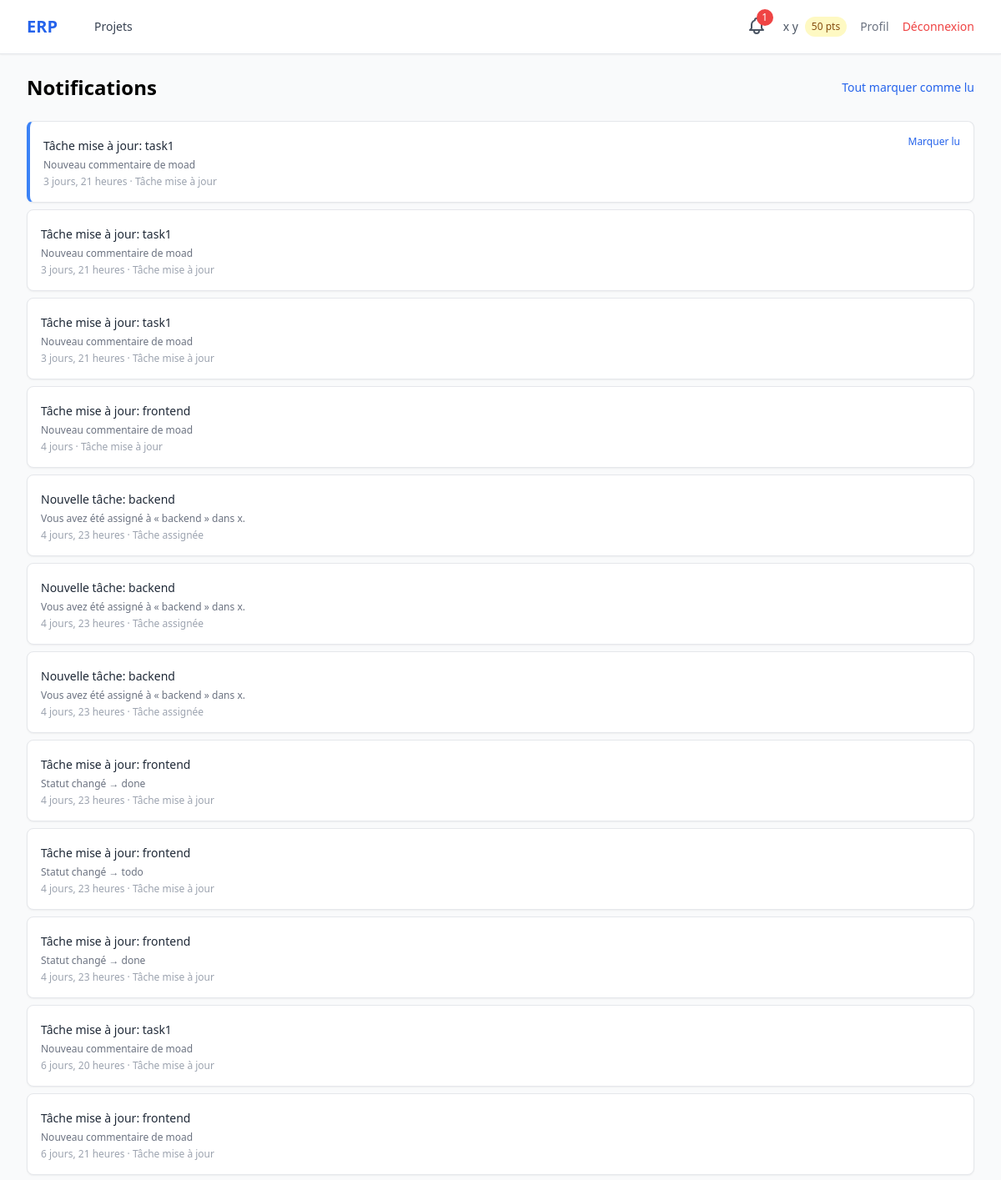
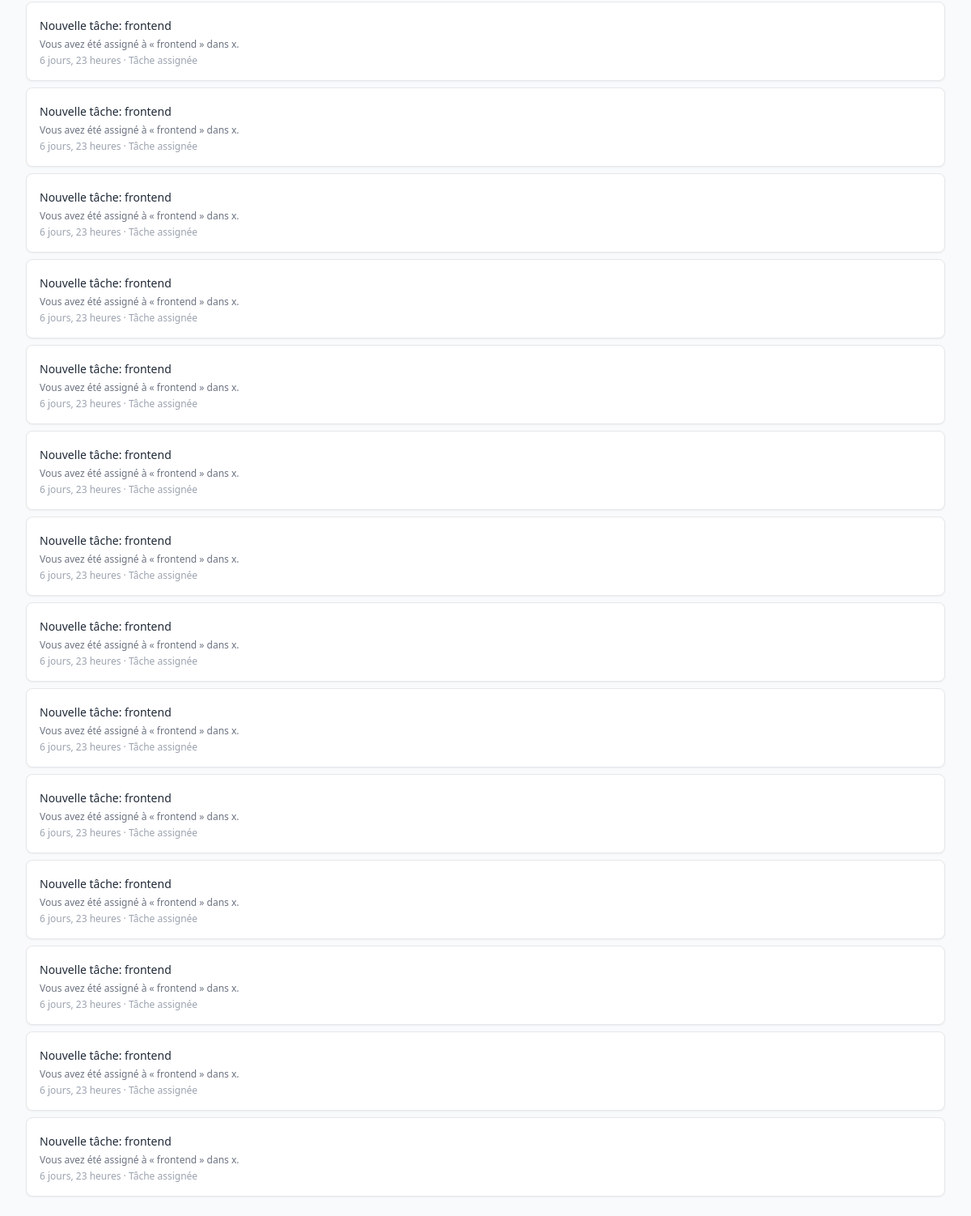
Screenshot of /notifications/ (signed in) with the database file from the repository (2 pictures, top to bottom).
### accounts/models.py (models this page shows, shortened)
class User(AbstractUser):
    class Role(models.TextChoices):
        ADMIN = 'admin', 'Administrateur'
        HR_MANAGER = 'hr_manager', 'Responsable RH'
        PROJECT_MANAGER = 'project_manager', 'Chef de Projet'
        TEAM_MEMBER = 'team_member', "Membre d'Équipe"
    role = models.CharField(max_length=20, choices=Role.choices, default=Role.TEAM_MEMBER)
    skills = models.TextField(blank=True, help_text="Compétences séparées par des virgules")
    avatar = models.ImageField(upload_to='avatars/', blank=True, null=True)
    reward_points = models.IntegerField(default=0)
    department = models.ForeignKey(
        Department, on_delete=models.SET_NULL, null=True, blank=True,
        related_name='members', verbose_name="Département"
    )
    @property
    def is_hr(self):
        return self.role == self.Role.HR_MANAGER

### notifications/models.py (models this page shows, shortened)
class Notification(models.Model):
    class Type(models.TextChoices):
        TASK_ASSIGNED = 'task_assigned', 'Tâche assignée'
        TASK_UPDATED = 'task_updated', 'Tâche mise à jour'
        DEADLINE = 'deadline', 'Échéance proche'
        APPLICATION = 'application', 'Nouvelle candidature'
        INTERVIEW = 'interview', 'Entretien planifié'
        REWARD = 'reward', 'Récompense'
    recipient = models.ForeignKey(settings.AUTH_USER_MODEL, on_delete=models.CASCADE,
                                   related_name='notifications')
    type = models.CharField(max_length=20, choices=Type.choices)
    title = models.CharField(max_length=200)
    message = models.TextField(blank=True)
    link = models.CharField(max_length=300, blank=True,
                             help_text="URL vers l'objet concerné")
    is_read = models.BooleanField(default=False)
    created_at = models.DateTimeField(auto_now_add=True)
    class Meta:
        ordering = ['-created_at']

### notifications/views.py (the view)
# urls.py: path('', views.notification_list, name='list'),
@login_required
def notification_list(request):
    notifications = request.user.notifications.all()[:50]
    return render(request, 'notifications/list.html', {'notifications': notifications})

### notifications/context_processors.py (called while the page is built)
def unread_notifications_count(request):
    if request.user.is_authenticated:
        count = request.user.notifications.filter(is_read=False).count()
    else:
        count = 0
    return {'unread_notifications_count': count}

### templates/notifications/list.html (shortened to what this page needs)
{% extends 'base.html' %}
{% block content %}
<div class="flex justify-between items-center mb-6">
    <h1 class="text-2xl font-bold">Notifications</h1>
    {% if notifications %}
    <button hx-post="{% url 'notifications:mark_all_read' %}" hx-target="#notification-list" hx-swap="innerHTML"
        class="text-sm text-blue-600 hover:underline">
        Tout marquer comme lu
    </button>
    {% endif %}
</div>
<div id="notification-list" class="space-y-2">
    {% include 'notifications/partials/notification_list.html' %}
</div>
{% endblock %}

### templates/base.html (shortened to what this page needs)
<!doctype html>
<html lang="fr" class="h-full bg-gray-50">
  <head>
    <script src="https://cdn.tailwindcss.com"></script>
  </head>
  <body class="h-full" hx-headers='{"X-CSRFToken": "{{ csrf_token }}"}'>
    <div class="min-h-full">
      <nav class="bg-white shadow-sm border-b">
        <div class="mx-auto max-w-7xl px-4 sm:px-6 lg:px-8">
          <div class="flex h-16 items-center justify-between">
            <div class="flex items-center space-x-8">
              <a
                href="{% url 'projects:dashboard' %}"
                class="text-xl font-bold text-blue-600"
                >ERP</a
              >
              {% if user.is_authenticated %}
              <div class="flex space-x-4">
                <a
                  href="{% url 'projects:dashboard' %}"
                  class="text-gray-700 hover:text-blue-600 px-3 py-2 text-sm font-medium"
                  >Projets</a
                >
              </div>
              {% endif %}
            </div>
            <div class="flex items-center space-x-4">
              {% if user.is_authenticated %}
              <div class="relative" id="notif-wrapper">
                <button
                  id="notif-btn"
                  onclick="toggleNotif(event)"
                  hx-get="{% url 'notifications:dropdown' %}"
                  hx-target="#notif-dropdown-panel"
                  hx-swap="innerHTML"
                  hx-trigger="click"
                  class="relative text-gray-600 hover:text-blue-600 p-1"
                >
                  {% if unread_notifications_count %}
                  <span id="notif-badge" class="absolute -top-1 -right-1 bg-red-500 text-white text-xs rounded-full w-5 h-5 flex items-center justify-center">{{ unread_notifications_count }}</span>
                  {% endif %}
                </button>
              </div>
              <div class="flex items-center space-x-2">
                <span class="text-sm text-gray-600"
                  >{{ user.get_full_name|default:user.username }}</span
                >
                <span
                  class="bg-yellow-100 text-yellow-800 text-xs px-2 py-1 rounded-full"
                  >{{ user.reward_points }} pts</span
                >
              </div>
              <a
                href="{% url 'accounts:profile' %}"
                class="text-sm text-gray-500 hover:text-blue-600"
                >Profil</a
              >
              <a
                href="{% url 'accounts:logout' %}"
                class="text-sm text-red-500 hover:text-red-700"
                >Déconnexion</a
              >
              {% else %}
              <a
                href="{% url 'accounts:login' %}"
                class="text-sm text-blue-600 hover:text-blue-800 font-medium"
                >Connexion</a
              >
              {% endif %}
            </div>
          </div>
        </div>
      </nav>
      <main class="mx-auto max-w-7xl px-4 sm:px-6 lg:px-8 py-6">
        {% block content %}{% endblock %}
      </main>
    </div>
  </body>
</html>

### templates/notifications/partials/notification_item.html
<div id="notif-{{ notification.pk }}"
    class="bg-white rounded-lg shadow-sm border p-4 flex justify-between items-start {% if not notification.is_read %}border-l-4 border-l-blue-500{% endif %}">
    <div class="flex-1">
        {% if notification.link %}
        <a href="{{ notification.link }}" class="font-medium text-sm text-gray-800 hover:text-blue-600">  {{ notification.title }}</a>
        {% else %}
        <span class="font-medium text-sm text-gray-800">{{ notification.title }}</span>
        {% endif %}
        {% if notification.message %}
        <p class="text-xs text-gray-500 mt-1">{{ notification.message }}</p>
        {% endif %}
        <p class="text-xs text-gray-400 mt-1">{{ notification.created_at|timesince }} · {{ notification.get_type_display }}</p>
    </div>
    {% if not notification.is_read %}
    <button hx-post="{% url 'notifications:mark_read' notification.pk %}" hx-target="#notif-{{ notification.pk }}"
        hx-swap="outerHTML" class="text-xs text-blue-600 hover:underline ml-3 whitespace-nowrap">
        Marquer lu
    </button>
    {% endif %}
</div>

### rows the page displays
User: get_full_name "x y", reward_points "50"
Notification: title "Tâche mise à jour: task1", message "Nouveau commentaire de moad", created_at "3 jours, 21 heures", type "Tâche mise à jour"
Notification: title "Tâche mise à jour: task1", message "Nouveau commentaire de moad", created_at "3 jours, 21 heures", type "Tâche mise à jour"
Notification: title "Tâche mise à jour: task1", message "Nouveau commentaire de moad", created_at "3 jours, 21 heures", type "Tâche mise à jour"
Notification: title "Tâche mise à jour: frontend", message "Nouveau commentaire de moad", created_at "4 jours", type "Tâche mise à jour"
Notification: title "Nouvelle tâche: backend", message "Vous avez été assigné à « backend » dans x.", created_at "4 jours, 23 heures", type "Tâche assignée"
Notification: title "Nouvelle tâche: backend", message "Vous avez été assigné à « backend » dans x.", created_at "4 jours, 23 heures", type "Tâche assignée"
Notification: title "Nouvelle tâche: backend", message "Vous avez été assigné à « backend » dans x.", created_at "4 jours, 23 heures", type "Tâche assignée"
Notification: title "Tâche mise à jour: frontend", message "Statut changé → done", created_at "4 jours, 23 heures", type "Tâche mise à jour"
Notification: title "Tâche mise à jour: frontend", message "Statut changé → todo", created_at "4 jours, 23 heures", type "Tâche mise à jour"
Notification: title "Tâche mise à jour: frontend", message "Statut changé → done", created_at "4 jours, 23 heures", type "Tâche mise à jour"
Notification: title "Tâche mise à jour: task1", message "Nouveau commentaire de moad", created_at "6 jours, 20 heures", type "Tâche mise à jour"
Notification: title "Tâche mise à jour: frontend", message "Nouveau commentaire de moad", created_at "6 jours, 21 heures", type "Tâche mise à jour"
Notification: title "Nouvelle tâche: frontend", message "Vous avez été assigné à « frontend » dans x.", created_at "6 jours, 23 heures", type "Tâche assignée"
Notification: title "Nouvelle tâche: frontend", message "Vous avez été assigné à « frontend » dans x.", created_at "6 jours, 23 heures", type "Tâche assignée"
Notification: title "Nouvelle tâche: frontend", message "Vous avez été assigné à « frontend » dans x.", created_at "6 jours, 23 heures", type "Tâche assignée"
Notification: title "Nouvelle tâche: frontend", message "Vous avez été assigné à « frontend » dans x.", created_at "6 jours, 23 heures", type "Tâche assignée"
Notification: title "Nouvelle tâche: frontend", message "Vous avez été assigné à « frontend » dans x.", created_at "6 jours, 23 heures", type "Tâche assignée"
Notification: title "Nouvelle tâche: frontend", message "Vous avez été assigné à « frontend » dans x.", created_at "6 jours, 23 heures", type "Tâche assignée"
Notification: title "Nouvelle tâche: frontend", message "Vous avez été assigné à « frontend » dans x.", created_at "6 jours, 23 heures", type "Tâche assignée"
Notification: title "Nouvelle tâche: frontend", message "Vous avez été assigné à « frontend » dans x.", created_at "6 jours, 23 heures", type "Tâche assignée"
Notification: title "Nouvelle tâche: frontend", message "Vous avez été assigné à « frontend » dans x.", created_at "6 jours, 23 heures", type "Tâche assignée"
Notification: title "Nouvelle tâche: frontend", message "Vous avez été assigné à « frontend » dans x.", created_at "6 jours, 23 heures", type "Tâche assignée"
Notification: title "Nouvelle tâche: frontend", message "Vous avez été assigné à « frontend » dans x.", created_at "6 jours, 23 heures", type "Tâche assignée"
Notification: title "Nouvelle tâche: frontend", message "Vous avez été assigné à « frontend » dans x.", created_at "6 jours, 23 heures", type "Tâche assignée"
Notification: title "Nouvelle tâche: frontend", message "Vous avez été assigné à « frontend » dans x.", created_at "6 jours, 23 heures", type "Tâche assignée"
Notification: title "Nouvelle tâche: frontend", message "Vous avez été assigné à « frontend » dans x.", created_at "6 jours, 23 heures", type "Tâche assignée"

### other values shown
{{ unread_notifications_count }} "1"
